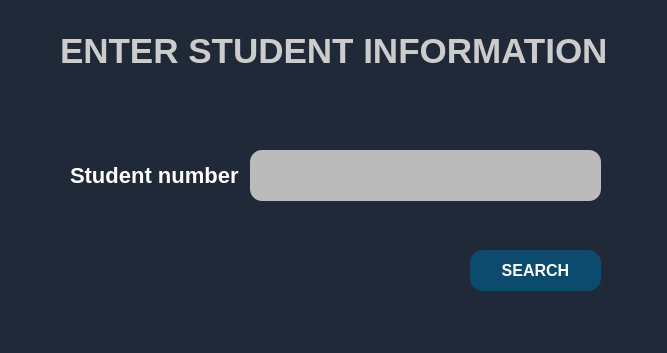
<?xml version="1.0" encoding="UTF-8"?>
<ui version="4.0">
 <class>search_stu_box</class>
 <widget class="QDialog" name="search_stu_box">
  <property name="geometry">
   <rect>
    <x>0</x>
    <y>0</y>
    <width>667</width>
    <height>353</height>
   </rect>
  </property>
  <property name="minimumSize">
   <size>
    <width>667</width>
    <height>353</height>
   </size>
  </property>
  <property name="maximumSize">
   <size>
    <width>667</width>
    <height>353</height>
   </size>
  </property>
  <property name="windowTitle">
   <string>Search student</string>
  </property>
  <property name="styleSheet">
   <string notr="true">QWidget{
	background:#1F2937;
	color:white;
	font-weight:700;
}</string>
  </property>
  <widget class="QLabel" name="label">
   <property name="geometry">
    <rect>
     <x>60</x>
     <y>30</y>
     <width>551</width>
     <height>41</height>
    </rect>
   </property>
   <property name="styleSheet">
    <string notr="true">QLabel{
        font-size:35px;
        font-family:Arial, sans-serif;
  color:#ccc;
}</string>
   </property>
   <property name="text">
    <string>ENTER STUDENT INFORMATION</string>
   </property>
  </widget>
  <widget class="QLineEdit" name="lineEdit">
   <property name="geometry">
    <rect>
     <x>250</x>
     <y>150</y>
     <width>351</width>
     <height>51</height>
    </rect>
   </property>
   <property name="styleSheet">
    <string notr="true">QLineEdit{
		font-size:20px;
		background:#bbb;
		color:#1F2937;
        border-radius:12px;
		font-family:Arial, sans-serif;
}</string>
   </property>
   <property name="text">
    <string/>
   </property>
  </widget>
  <widget class="QLabel" name="label_3">
   <property name="geometry">
    <rect>
     <x>70</x>
     <y>160</y>
     <width>171</width>
     <height>31</height>
    </rect>
   </property>
   <property name="styleSheet">
    <string notr="true">QLabel{
   	  font-size:22px;
     font-family:Arial, sans-serif;
}</string>
   </property>
   <property name="text">
    <string>Student number</string>
   </property>
  </widget>
  <widget class="QPushButton" name="pushButton_2">
   <property name="geometry">
    <rect>
     <x>470</x>
     <y>250</y>
     <width>131</width>
     <height>41</height>
    </rect>
   </property>
   <property name="styleSheet">
    <string notr="true">QPushButton{
		font-family:Arial, sans-serif;
		font-size:16px;
background:#0C4A6E;
border-radius:13px;
        
}
</string>
   </property>
   <property name="text">
    <string>SEARCH</string>
   </property>
  </widget>
 </widget>
 <resources/>
 <connections/>
</ui>
